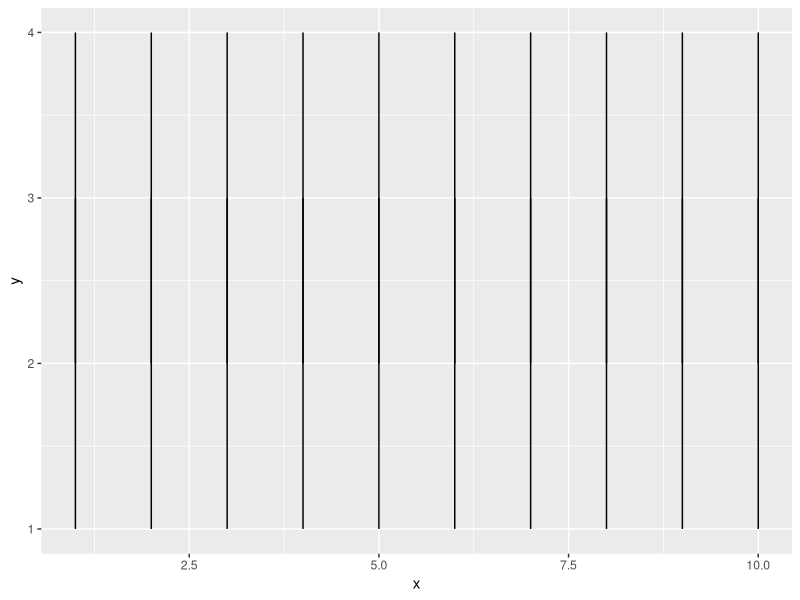

Generate this figure with R: (Note: this script raises an error after producing the figure.)
# Elevation lines, gganimate
dat <- data.frame(x = rep(1:10, 4), y = rep(1:4, each = 10), id = 1:20)

library(gganimate)
ggplot(dat, aes(x, y, group = id)) +
  geom_line()

dat$t <- (dat$y %in% c(1,2)) + 1
dat$t[dat$t == 2] <- 2 + seq(0, 1, length.out = sum(dat$t == 2))

ggplot(dat, aes(x, y)) +
  geom_point(group = seq_along(id)) +
  transition_time(t) +
  shadow_mark(past = T, future = F)

## Simplified example with a single row
dat <- data.frame(x = rep(1:5, 2), y = rep(0:1, each = 5))
dat$point_id <- dat$x
dat$t <- dat$y
dat$t[dat$t == 1] <- 1 + seq(0, 1, length.out = 5)

ggplot(dat, aes(x, y, col = as.character(point_id))) +
  geom_point() +
  transition_time(t)
